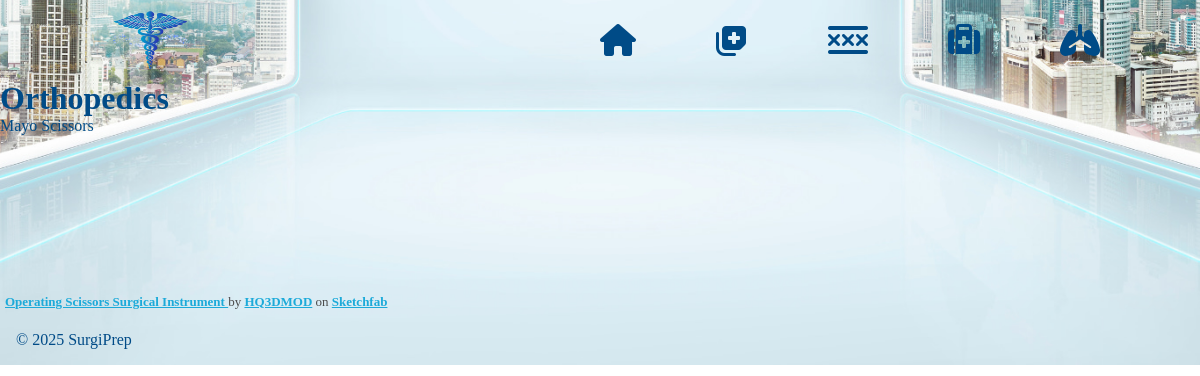
Screenshot of /instruments/orthopedics/0/ with the database file from the repository.
### instruments/models.py (models this page shows, shortened)
class Specialty(models.Model):
    name = models.CharField(max_length=100)
    slug = models.SlugField(unique=True, blank=True)

class Instrument(models.Model):
    name = models.CharField(max_length=100)
    description = models.TextField(blank=False)
    notes = models.TextField(blank=True, null=True)
    specialties = models.ManyToManyField(Specialty, related_name='instruments')
    image = models.ImageField(upload_to='instrument_images/', blank=True, null=True)
    model_embed_code = models.TextField(blank=True, null=True)

### instruments/views.py (the view)
# urls.py: path('<slug:slug>/<int:index>/', views.instrument_main_view, name='instrument_main'),
def instrument_main_view(request, slug, index):
    index = int(request.GET.get('index', 0))
    specialty = get_object_or_404(Specialty, slug=slug)
    instruments = Instrument.objects.filter(specialties=specialty)
    return render(request, 'pages/instruments/instrument-main.html', {
        'specialty': specialty,
        'instruments': instruments,
        'index': index
        })

### templates/pages/instruments/instrument-main.html (shortened to what this page needs)
{% extends 'base.html' %}
{% load static %}
{% block content %}
<h1>{{ specialty.name }}</h1>
{% if instruments %}
    <ul>
    {% for instrument in instruments %}
        <li>{{ instrument.name }}</li>
        <div>{{ instrument.model_embed_code|safe }}</div>
    {% endfor %}
    </ul>
{% else %}
    <p>No instruments available for this specialty.</p>
{% endif %}
{% endblock %}

### static/css/base.css (style rules this page uses)
* { margin: 0; padding: 0; }
:root { --primary-blue: #0078D4; --blue-light: #CDE8FB; --blue-bg: #EAF3FC; --blue-mid: #90CDF4; --text-dark: #1A1A1A; --navy: #004B87; --white: #FFFFFF; --blue-green: #e6f7f7; --font-main: 'Inter', sans-serif; }
body { background-image: url('../img/background1.jpg'); background-repeat: no-repeat; background-size: cover; background-position: bottom center; color: var(--navy); overscroll-behavior: none; }

### static/css/mediaQueries.css (style rules this page uses)
@media screen and (min-width: 901px)
and (max-width: 1200px) { html { font-size: 16px; } }

### rows the page displays
Specialty: name "Orthopedics"
Instrument: name "Mayo Scissors", model_embed_code "Operating Scissors Surgical Instrument by HQ3DMOD on Sketchfab"
